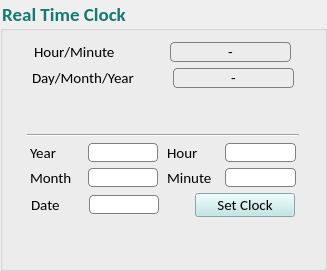
           <widget class="QGroupBox" name="WindSensorGB_6">
            <property name="enabled">
             <bool>true</bool>
            </property>
            <property name="sizePolicy">
             <sizepolicy hsizetype="Fixed" vsizetype="Preferred">
              <horstretch>0</horstretch>
              <verstretch>0</verstretch>
             </sizepolicy>
            </property>
            <property name="minimumSize">
             <size>
              <width>327</width>
              <height>0</height>
             </size>
            </property>
            <property name="maximumSize">
             <size>
              <width>16777215</width>
              <height>16777215</height>
             </size>
            </property>
            <property name="font">
             <font>
              <family>Calibri</family>
              <pointsize>14</pointsize>
              <weight>75</weight>
              <bold>true</bold>
              <kerning>true</kerning>
             </font>
            </property>
            <property name="styleSheet">
             <string notr="true">color: #157A6E;
background:none;</string>
            </property>
            <property name="title">
             <string>Real Time Clock</string>
            </property>
            <property name="alignment">
             <set>Qt::AlignLeading|Qt::AlignLeft|Qt::AlignTop</set>
            </property>
            <layout class="QGridLayout" name="gridLayout_27">
             <item row="0" column="0">
              <layout class="QGridLayout" name="gridLayout_83">
               <item row="0" column="0">
                <layout class="QGridLayout" name="gridLayout_88">
                 <item row="0" column="0">
                  <widget class="QLabel" name="InvtervalL_12">
                   <property name="minimumSize">
                    <size>
                     <width>130</width>
                     <height>20</height>
                    </size>
                   </property>
                   <property name="maximumSize">
                    <size>
                     <width>130</width>
                     <height>19</height>
                    </size>
                   </property>
                   <property name="font">
                    <font>
                     <family>Calibri</family>
                     <pointsize>11</pointsize>
                     <weight>50</weight>
                     <bold>false</bold>
                     <kerning>true</kerning>
                    </font>
                   </property>
                   <property name="styleSheet">
                    <string notr="true">color:rgb(0,0,0);</string>
                   </property>
                   <property name="text">
                    <string>Hour/Minute     </string>
                   </property>
                  </widget>
                 </item>
                 <item row="0" column="1">
                  <widget class="QLabel" name="hour_min_label">
                   <property name="sizePolicy">
                    <sizepolicy hsizetype="Fixed" vsizetype="Preferred">
                     <horstretch>0</horstretch>
                     <verstretch>0</verstretch>
                    </sizepolicy>
                   </property>
                   <property name="minimumSize">
                    <size>
                     <width>121</width>
                     <height>20</height>
                    </size>
                   </property>
                   <property name="maximumSize">
                    <size>
                     <width>121</width>
                     <height>20</height>
                    </size>
                   </property>
                   <property name="font">
                    <font>
                     <family>Calibri</family>
                     <pointsize>11</pointsize>
                     <weight>50</weight>
                     <bold>false</bold>
                     <kerning>true</kerning>
                    </font>
                   </property>
                   <property name="styleSheet">
                    <string notr="true">border: 1px solid gray;
border-radius: 4px;color:rgb(0,0,0);</string>
                   </property>
                   <property name="text">
                    <string>-</string>
                   </property>
                   <property name="alignment">
                    <set>Qt::AlignCenter</set>
                   </property>
                  </widget>
                 </item>
                </layout>
               </item>
              </layout>
             </item>
             <item row="1" column="0">
              <layout class="QGridLayout" name="gridLayout_28">
               <item row="3" column="0">
                <layout class="QHBoxLayout" name="horizontalLayout_6">
                 <item>
                  <layout class="QGridLayout" name="gridLayout_77">
                   <item row="0" column="1">
                    <widget class="QLineEdit" name="year_value">
                     <property name="sizePolicy">
                      <sizepolicy hsizetype="Fixed" vsizetype="Fixed">
                       <horstretch>0</horstretch>
                       <verstretch>0</verstretch>
                      </sizepolicy>
                     </property>
                     <property name="minimumSize">
                      <size>
                       <width>70</width>
                       <height>19</height>
                      </size>
                     </property>
                     <property name="maximumSize">
                      <size>
                       <width>70</width>
                       <height>19</height>
                      </size>
                     </property>
                     <property name="font">
                      <font>
                       <family>Calibri</family>
                       <pointsize>11</pointsize>
                       <weight>50</weight>
                       <bold>false</bold>
                       <kerning>true</kerning>
                      </font>
                     </property>
                     <property name="styleSheet">
                      <string notr="true">border: 1px solid gray;
border-radius: 4px;
color: rgb(0,0,0);</string>
                     </property>
                    </widget>
                   </item>
                   <item row="0" column="0">
                    <widget class="QLabel" name="SlopeL_15">
                     <property name="minimumSize">
                      <size>
                       <width>52</width>
                       <height>19</height>
                      </size>
                     </property>
                     <property name="maximumSize">
                      <size>
                       <width>52</width>
                       <height>19</height>
                      </size>
                     </property>
                     <property name="font">
                      <font>
                       <family>Calibri</family>
                       <pointsize>11</pointsize>
                       <weight>50</weight>
                       <bold>false</bold>
                       <kerning>true</kerning>
                      </font>
                     </property>
                     <property name="styleSheet">
                      <string notr="true">color:rgb(0,0,0);</string>
                     </property>
                     <property name="text">
                      <string>Year</string>
                     </property>
                    </widget>
                   </item>
                  </layout>
                 </item>
                 <item>
                  <layout class="QGridLayout" name="gridLayout_78">
                   <item row="0" column="0">
                    <widget class="QLabel" name="OffsetL_14">
                     <property name="minimumSize">
                      <size>
                       <width>52</width>
                       <height>19</height>
                      </size>
                     </property>
                     <property name="maximumSize">
                      <size>
                       <width>52</width>
                       <height>19</height>
                      </size>
                     </property>
                     <property name="font">
                      <font>
                       <family>Calibri</family>
                       <pointsize>11</pointsize>
                       <weight>50</weight>
                       <bold>false</bold>
                       <kerning>true</kerning>
                      </font>
                     </property>
                     <property name="styleSheet">
                      <string notr="true">color:rgb(0,0,0);</string>
                     </property>
                     <property name="text">
                      <string>Hour</string>
                     </property>
                    </widget>
                   </item>
                   <item row="0" column="1">
                    <widget class="QLineEdit" name="hour_value">
                     <property name="sizePolicy">
                      <sizepolicy hsizetype="Fixed" vsizetype="Fixed">
                       <horstretch>0</horstretch>
                       <verstretch>0</verstretch>
                      </sizepolicy>
                     </property>
                     <property name="minimumSize">
                      <size>
                       <width>71</width>
                       <height>19</height>
                      </size>
                     </property>
                     <property name="maximumSize">
                      <size>
                       <width>71</width>
                       <height>19</height>
                      </size>
                     </property>
                     <property name="font">
                      <font>
                       <family>Calibri</family>
                       <pointsize>11</pointsize>
                       <weight>50</weight>
                       <bold>false</bold>
                       <kerning>true</kerning>
                      </font>
                     </property>
                     <property name="styleSheet">
                      <string notr="true">border: 1px solid gray;
border-radius: 4px;
color: rgb(0,0,0);</string>
                     </property>
                    </widget>
                   </item>
                  </layout>
                 </item>
                </layout>
               </item>
               <item row="5" column="0">
                <layout class="QGridLayout" name="gridLayout_74">
                 <item row="0" column="2">
                  <layout class="QGridLayout" name="gridLayout_76">
                   <item row="0" column="1">
                    <widget class="QPushButton" name="Set_Time_Button">
                     <property name="sizePolicy">
                      <sizepolicy hsizetype="Fixed" vsizetype="Fixed">
                       <horstretch>0</horstretch>
                       <verstretch>0</verstretch>
                      </sizepolicy>
                     </property>
                     <property name="minimumSize">
                      <size>
                       <width>80</width>
                       <height>24</height>
                      </size>
                     </property>
                     <property name="maximumSize">
                      <size>
                       <width>100</width>
                       <height>24</height>
                      </size>
                     </property>
                     <property name="font">
                      <font>
                       <family>Calibri</family>
                       <pointsize>11</pointsize>
                       <weight>50</weight>
                       <bold>false</bold>
                       <kerning>true</kerning>
                      </font>
                     </property>
                     <property name="cursor">
                      <cursorShape>PointingHandCursor</cursorShape>
                     </property>
                     <property name="styleSheet">
                      <string notr="true">background-color:#BBE6E4;color: rgb(0,0,0);</string>
                     </property>
                     <property name="text">
                      <string>Set Clock</string>
                     </property>
                    </widget>
                   </item>
                   <item row="0" column="0">
                    <spacer name="horizontalSpacer_22">
                     <property name="minimumSize">
                      <size>
                       <width>26</width>
                       <height>19</height>
                      </size>
                     </property>
                     <property name="maximumSize">
                      <size>
                       <width>26</width>
                       <height>19</height>
                      </size>
                     </property>
                     <property name="orientation">
                      <enum>Qt::Horizontal</enum>
                     </property>
                     <property name="sizeType">
                      <enum>QSizePolicy::Fixed</enum>
                     </property>
                     <property name="sizeHint" stdset="0">
                      <size>
                       <width>33</width>
                       <height>20</height>
                      </size>
                     </property>
                    </spacer>
                   </item>
                  </layout>
                 </item>
                 <item row="0" column="0">
                  <layout class="QGridLayout" name="gridLayout_164">
                   <item row="0" column="0">
                    <widget class="QLabel" name="SlopeL_14">
                     <property name="minimumSize">
                      <size>
                       <width>52</width>
                       <height>19</height>
                      </size>
                     </property>
                     <property name="maximumSize">
                      <size>
                       <width>52</width>
                       <height>19</height>
                      </size>
                     </property>
                     <property name="font">
                      <font>
                       <family>Calibri</family>
                       <pointsize>11</pointsize>
                       <weight>50</weight>
                       <bold>false</bold>
                       <kerning>true</kerning>
                      </font>
                     </property>
                     <property name="styleSheet">
                      <string notr="true">color:rgb(0,0,0);</string>
                     </property>
                     <property name="text">
                      <string>Date</string>
                     </property>
                    </widget>
                   </item>
                   <item row="0" column="1">
                    <widget class="QLineEdit" name="day_value">
                     <property name="sizePolicy">
                      <sizepolicy hsizetype="Fixed" vsizetype="Fixed">
                       <horstretch>0</horstretch>
                       <verstretch>0</verstretch>
                      </sizepolicy>
                     </property>
                     <property name="minimumSize">
                      <size>
                       <width>70</width>
                       <height>19</height>
                      </size>
                     </property>
                     <property name="maximumSize">
                      <size>
                       <width>70</width>
                       <height>19</height>
                      </size>
                     </property>
                     <property name="font">
                      <font>
                       <family>Calibri</family>
                       <pointsize>11</pointsize>
                       <weight>50</weight>
                       <bold>false</bold>
                       <kerning>true</kerning>
                      </font>
                     </property>
                     <property name="styleSheet">
                      <string notr="true">border: 1px solid gray;
border-radius: 4px;
color: rgb(0,0,0);</string>
                     </property>
                    </widget>
                   </item>
                  </layout>
                 </item>
                </layout>
               </item>
               <item row="0" column="0">
                <layout class="QGridLayout" name="gridLayout_89">
                 <item row="0" column="1">
                  <widget class="QLabel" name="InvtervalL_13">
                   <property name="minimumSize">
                    <size>
                     <width>130</width>
                     <height>20</height>
                    </size>
                   </property>
                   <property name="maximumSize">
                    <size>
                     <width>130</width>
                     <height>20</height>
                    </size>
                   </property>
                   <property name="font">
                    <font>
                     <family>Calibri</family>
                     <pointsize>11</pointsize>
                     <weight>50</weight>
                     <bold>false</bold>
                     <kerning>true</kerning>
                    </font>
                   </property>
                   <property name="styleSheet">
                    <string notr="true">color:rgb(0,0,0);</string>
                   </property>
                   <property name="text">
                    <string>Day/Month/Year</string>
                   </property>
                  </widget>
                 </item>
                 <item row="0" column="2">
                  <widget class="QLabel" name="date_month_year_inf_label">
                   <property name="sizePolicy">
                    <sizepolicy hsizetype="Fixed" vsizetype="Preferred">
                     <horstretch>0</horstretch>
                     <verstretch>0</verstretch>
                    </sizepolicy>
                   </property>
                   <property name="minimumSize">
                    <size>
                     <width>121</width>
                     <height>20</height>
                    </size>
                   </property>
                   <property name="maximumSize">
                    <size>
                     <width>121</width>
                     <height>20</height>
                    </size>
                   </property>
                   <property name="font">
                    <font>
                     <family>Calibri</family>
                     <pointsize>11</pointsize>
                     <weight>50</weight>
                     <bold>false</bold>
                     <kerning>true</kerning>
                    </font>
                   </property>
                   <property name="styleSheet">
                    <string notr="true">border: 1px solid gray;
border-radius: 4px;color:rgb(0,0,0);</string>
                   </property>
                   <property name="text">
                    <string>-</string>
                   </property>
                   <property name="alignment">
                    <set>Qt::AlignCenter</set>
                   </property>
                  </widget>
                 </item>
                </layout>
               </item>
               <item row="4" column="0">
                <layout class="QGridLayout" name="gridLayout_90">
                 <item row="0" column="0">
                  <layout class="QGridLayout" name="gridLayout_162">
                   <item row="0" column="0">
                    <widget class="QLabel" name="SlopeL_13">
                     <property name="minimumSize">
                      <size>
                       <width>52</width>
                       <height>19</height>
                      </size>
                     </property>
                     <property name="maximumSize">
                      <size>
                       <width>52</width>
                       <height>19</height>
                      </size>
                     </property>
                     <property name="font">
                      <font>
                       <family>Calibri</family>
                       <pointsize>11</pointsize>
                       <weight>50</weight>
                       <bold>false</bold>
                       <kerning>true</kerning>
                      </font>
                     </property>
                     <property name="styleSheet">
                      <string notr="true">color:rgb(0,0,0);</string>
                     </property>
                     <property name="text">
                      <string>Month</string>
                     </property>
                    </widget>
                   </item>
                   <item row="0" column="1">
                    <widget class="QLineEdit" name="month_value">
                     <property name="sizePolicy">
                      <sizepolicy hsizetype="Fixed" vsizetype="Fixed">
                       <horstretch>0</horstretch>
                       <verstretch>0</verstretch>
                      </sizepolicy>
                     </property>
                     <property name="minimumSize">
                      <size>
                       <width>70</width>
                       <height>19</height>
                      </size>
                     </property>
                     <property name="maximumSize">
                      <size>
                       <width>70</width>
                       <height>19</height>
                      </size>
                     </property>
                     <property name="font">
                      <font>
                       <family>Calibri</family>
                       <pointsize>11</pointsize>
                       <weight>50</weight>
                       <bold>false</bold>
                       <kerning>true</kerning>
                      </font>
                     </property>
                     <property name="styleSheet">
                      <string notr="true">border: 1px solid gray;
border-radius: 4px;
color: rgb(0,0,0);</string>
                     </property>
                    </widget>
                   </item>
                  </layout>
                 </item>
                 <item row="0" column="1">
                  <layout class="QGridLayout" name="gridLayout_163">
                   <item row="0" column="0">
                    <widget class="QLabel" name="InvtervalL_8">
                     <property name="minimumSize">
                      <size>
                       <width>52</width>
                       <height>19</height>
                      </size>
                     </property>
                     <property name="maximumSize">
                      <size>
                       <width>52</width>
                       <height>19</height>
                      </size>
                     </property>
                     <property name="font">
                      <font>
                       <family>Calibri</family>
                       <pointsize>11</pointsize>
                       <weight>50</weight>
                       <bold>false</bold>
                       <kerning>true</kerning>
                      </font>
                     </property>
                     <property name="styleSheet">
                      <string notr="true">color:rgb(0,0,0);</string>
                     </property>
                     <property name="text">
                      <string>Minute</string>
                     </property>
                    </widget>
                   </item>
                   <item row="0" column="1">
                    <widget class="QLineEdit" name="minute_value">
                     <property name="sizePolicy">
                      <sizepolicy hsizetype="Fixed" vsizetype="Fixed">
                       <horstretch>0</horstretch>
                       <verstretch>0</verstretch>
                      </sizepolicy>
                     </property>
                     <property name="minimumSize">
                      <size>
                       <width>71</width>
                       <height>19</height>
                      </size>
                     </property>
                     <property name="maximumSize">
                      <size>
                       <width>71</width>
                       <height>19</height>
                      </size>
                     </property>
                     <property name="font">
                      <font>
                       <family>Calibri</family>
                       <pointsize>11</pointsize>
                       <weight>50</weight>
                       <bold>false</bold>
                       <kerning>true</kerning>
                      </font>
                     </property>
                     <property name="styleSheet">
                      <string notr="true">border: 1px solid gray;
border-radius: 4px;
color: rgb(0,0,0);</string>
                     </property>
                    </widget>
                   </item>
                  </layout>
                 </item>
                </layout>
               </item>
               <item row="6" column="0">
                <spacer name="verticalSpacer_9">
                 <property name="orientation">
                  <enum>Qt::Vertical</enum>
                 </property>
                 <property name="sizeHint" stdset="0">
                  <size>
                   <width>20</width>
                   <height>40</height>
                  </size>
                 </property>
                </spacer>
               </item>
               <item row="2" column="0">
                <widget class="Line" name="line_13">
                 <property name="minimumSize">
                  <size>
                   <width>272</width>
                   <height>3</height>
                  </size>
                 </property>
                 <property name="maximumSize">
                  <size>
                   <width>272</width>
                   <height>3</height>
                  </size>
                 </property>
                 <property name="font">
                  <font>
                   <family>Calibri</family>
                   <pointsize>11</pointsize>
                   <weight>75</weight>
                   <bold>true</bold>
                   <kerning>true</kerning>
                  </font>
                 </property>
                 <property name="orientation">
                  <enum>Qt::Horizontal</enum>
                 </property>
                </widget>
               </item>
               <item row="1" column="0">
                <spacer name="verticalSpacer_10">
                 <property name="orientation">
                  <enum>Qt::Vertical</enum>
                 </property>
                 <property name="sizeHint" stdset="0">
                  <size>
                   <width>20</width>
                   <height>40</height>
                  </size>
                 </property>
                </spacer>
               </item>
              </layout>
             </item>
            </layout>
           </widget>
